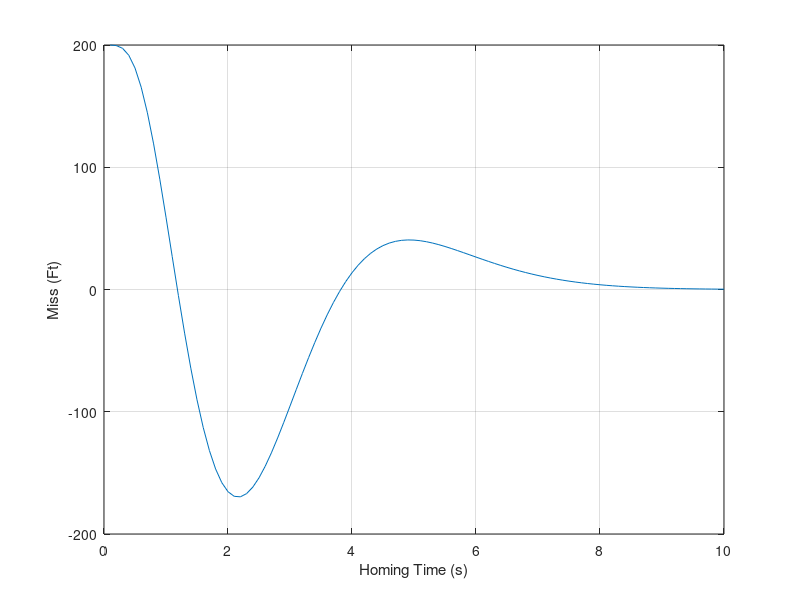

The MATLAB script that drew this image:
clear all
n=0;
VC=4000.;
XNT=0.;
DISPLACE=200.;
VM=3000.;
TAU=1.;
XNP=3.;
XNCLIM=99999999.;
for TF = 0.1:0.1:10
	Y=DISPLACE;
	YD=0.;
	XNL=0.;
	D=0.;
	ELAMDH=0.;
	X4=0.;
	X5=0.;
	T=0.;
	H=.01;
	S=0.;
	while ~(T>(TF-.0001))
		YOLD=Y;
		YDOLD=YD;
		XNLOLD=XNL;
		DOLD=D;
		ELAMDHOLD=ELAMDH;
		X4OLD=X4;
		X5OLD=X5;
		STEP=1;
		FLAG=0;
		while STEP<=1
			if FLAG==1
				STEP=2;
				Y=Y+H*YD;
				YD=YD+H*YDD;
				XNL=XNL+H*XNLD;
				ELAMDH=ELAMDH+H*ELAMDHD;
				D=D+H*DD;
				X4=X4+H*X4D;
				X5=X5+H*X5D;
				T=T+H;
			end
			TGO=TF-T+.00001;
			XLAM=Y/(VC*TGO);
			DD=5.*(XLAM-D)/TAU;
			ELAMDHD=5.*(DD-ELAMDH)/TAU;
			XNC=XNP*VC*ELAMDH;
			if XNC>XNCLIM
				XNC=XNCLIM;
			end
			if XNC<-XNCLIM
				XNC=-XNCLIM;
			end
			X4D=5.*(XNC-X4)/TAU;
			X5D=5.*(X4-X5)/TAU;
			XNLD=5.*(X5-XNL)/TAU;
			YDD=XNT-XNL;
			FLAG=1;
		end
		FLAG=0;
		Y=.5*(YOLD+Y+H*YD);
		YD=.5*(YDOLD+YD+H*YDD);
		XNL=.5*(XNLOLD+XNL+H*XNLD);
		D=.5*(DOLD+D+H*DD);
		ELAMDH=.5*(ELAMDHOLD+ELAMDH+H*ELAMDHD);
		X4=.5*(X4OLD+X4+H*X4D);
		X5=.5*(X5OLD+X5+H*X5D);
	end
	n=n+1;
	ArrayTF(n)=TF;
	ArrayY(n)=Y;
end
figure
plot(ArrayTF,ArrayY),grid
xlabel('Homing Time (s)')
ylabel('Miss (Ft)')
clc
output=[ArrayTF',ArrayY'];
save datfil.txt output  -ascii
disp 'simulation finished'